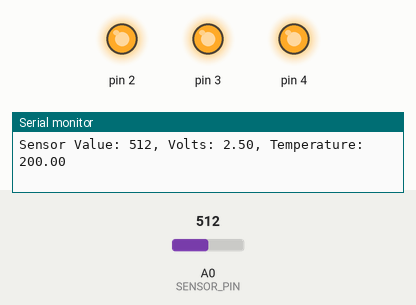
A sketch run on a simulated Arduino Uno, built with avr-gcc and run on an emulated ATmega328P. Parts: output pins drawn as LEDs (lit = HIGH), the last lines printed to the serial monitor. Inputs (shaded band) come from the test bench; at power-on: A0 (SENSOR_PIN) = 512.

Above: at 1.2 s.
1.3 s: A0 (SENSOR_PIN) set to 186
4.3 s: A0 (SENSOR_PIN) set to 167
At 5.3 s:
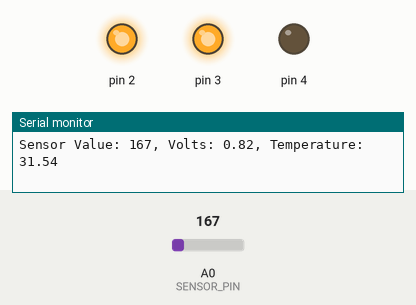
5.8 s: A0 (SENSOR_PIN) set to 122
At 7.0 s:
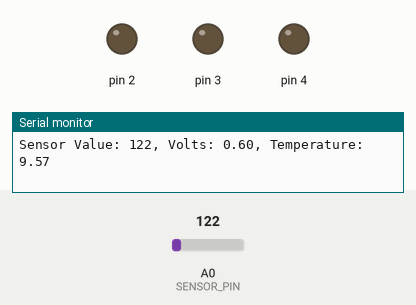
7.3 s: A0 (SENSOR_PIN) set to 306
At 8.7 s:
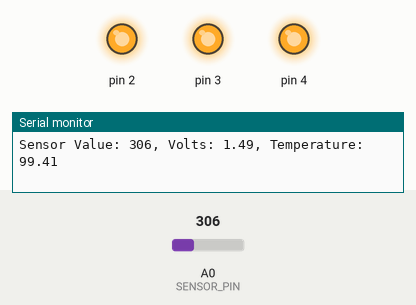
10.3 s: A0 (SENSOR_PIN) set to 22
At 11.2 s:
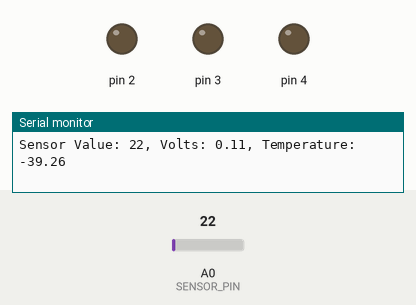
Timing chart, 0 to 13.3 s (numbered marks = the images above; inputs shaded):
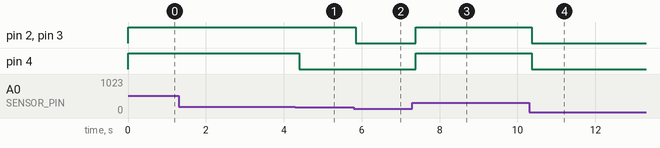

Measured:
- the behaviour switches between 168 and 167 on A0 (SENSOR_PIN) (found by bisection; images 0 and 1)
- after the input at 4.3 s, pin 4: HIGH → LOW after 0.09 s
- after the input at 5.8 s, pin 2, pin 3: HIGH → LOW after 0.05 s
- after the input at 7.3 s, pin 2–4: LOW → HIGH after 0.09 s
- after the input at 10.3 s, pin 2–4: HIGH → LOW after 0.07 s

The sketch:

project3-loveometer.ino
```cpp
// Initialize constants
const int SENSOR_PIN = A0;
const float BASELINE_TEMP = 28.0;
const float THRESHOLD_TEMP_1 = 30.0;
const float THRESHOLD_TEMP_2 = 32.0;

// Util functions
float getVoltage(float sensorVal) {
  return sensorVal / 1024.0 * 5.0;
}

float getTemperature(float voltage) {
  return (voltage - .5) * 100;
}

void setup() {
  // Open a Serial Port
  Serial.begin(9600);

  // Inputs
  pinMode(SENSOR_PIN, INPUT);

  // Outputs
  for (int pinNumber = 2; pinNumber < 5; pinNumber++) {
      pinMode(pinNumber, OUTPUT);
      digitalWrite(pinNumber, LOW);
  }
}

void loop() {

  // Getting voltage and temperature from sensor
  int sensorVal = analogRead(SENSOR_PIN);

  float voltage = getVoltage(sensorVal);
  float temperature = getTemperature(voltage);

  Serial.print("Sensor Value: ");
  Serial.print(sensorVal);
  Serial.print(", Volts: ");
  Serial.print(voltage);
  Serial.print(", Temperature: ");
  Serial.println(temperature);

  if (temperature < BASELINE_TEMP) {
    digitalWrite(2, LOW);
    digitalWrite(3, LOW);
    digitalWrite(4, LOW);
  }
  else if (temperature < THRESHOLD_TEMP_1) {
    digitalWrite(2, HIGH);
    digitalWrite(3, LOW);
    digitalWrite(4, LOW);
  }
  else if (temperature < THRESHOLD_TEMP_2) {
    digitalWrite(2, HIGH);
    digitalWrite(3, HIGH);
    digitalWrite(4, LOW);
  }
  else {
    digitalWrite(2, HIGH);
    digitalWrite(3, HIGH);
    digitalWrite(4, HIGH);
  }

  // the analog reader cannot read so fast so add a delay to make it happy :-)
  delay(1);
}
```
